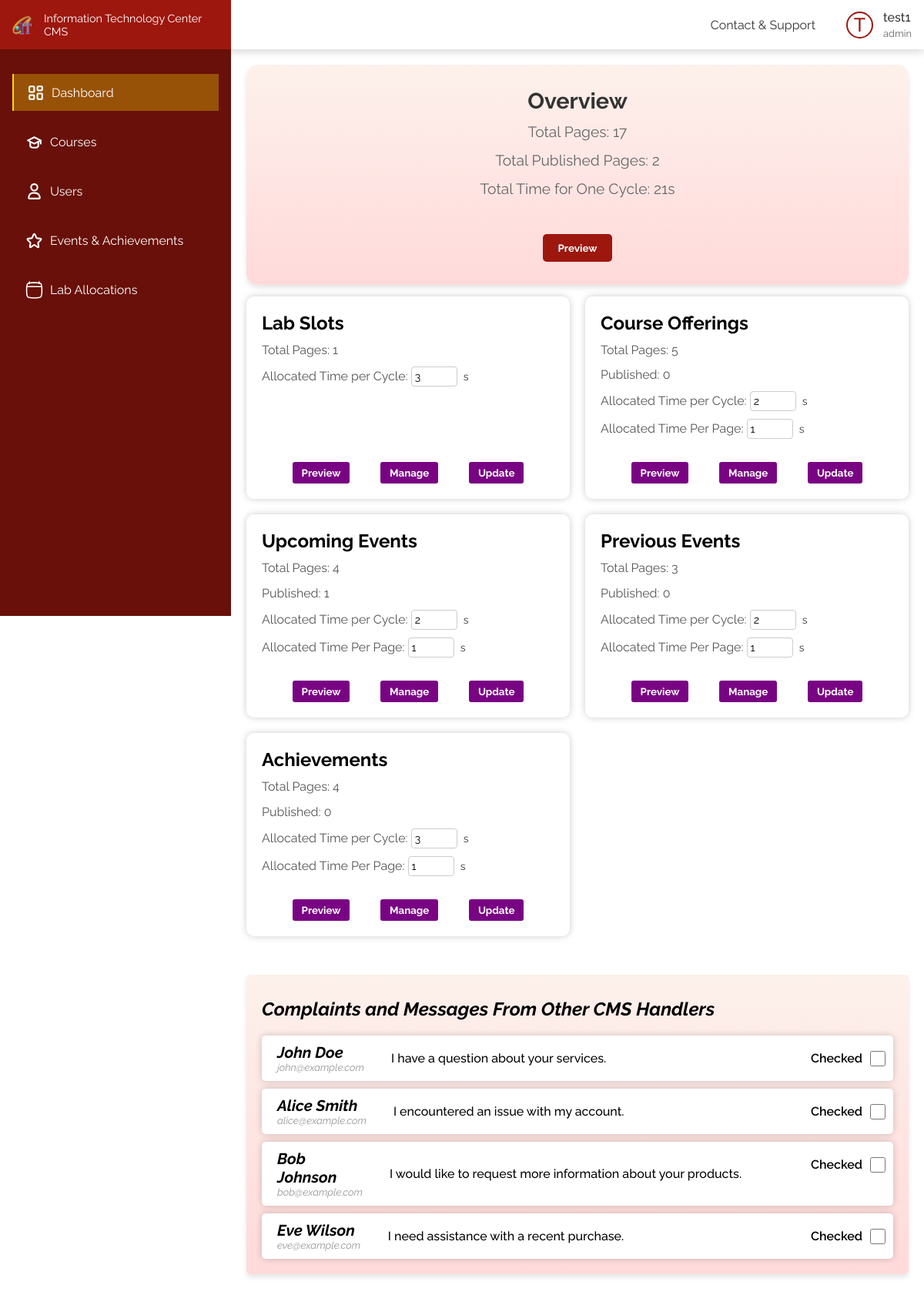
The app's page / (signed in) with its own data.
### tables this page shows
CREATE TABLE IF NOT EXISTS `user` (
  `u_id` int(10) UNSIGNED NOT NULL AUTO_INCREMENT,
  `user_name` varchar(50) NOT NULL,
  `email` varchar(100) NOT NULL,
  `password` varchar(255) NOT NULL,
  `contact` varchar(20) NOT NULL,
  `clearense` varchar(20) NOT NULL,
  PRIMARY KEY (`u_id`)
);

CREATE TABLE IF NOT EXISTS `contactsupport` (
  `id` int(10) UNSIGNED NOT NULL AUTO_INCREMENT,
  `name` varchar(100) DEFAULT NULL,
  `email` varchar(100) DEFAULT NULL,
  `message` text DEFAULT NULL,
  PRIMARY KEY (`id`)
);

### config.php (called while the page is built, shortened)
<?php
$clearenceStatus = [
    'super_admin' => 2,
    'admin' => 1,
    'course_c' => 0
];

### backend/functions/upcomingevents.php (called while the page is built, shortened)
<?php
include_once $_SERVER['DOCUMENT_ROOT'] . "/config.php";
function getUpcomingEvents()
{
    global $conn;
    $sql = "SELECT * FROM upcoming_event";
    $res = mysqli_query($conn, $sql);
    $result = array();
    if (mysqli_num_rows($res) > 0) {
        while ($row = mysqli_fetch_assoc($res)) {
            $result[] = $row;
        }
    } else {
        $result = array('error' => mysqli_error($conn));
    }
    return $result;
}
function getUpcomingEventsDisplay()
{
    global $conn;
    $formattedToday = date("Y:m:d");
    $sql = "SELECT * FROM upcoming_event WHERE published = 1 AND ? >= display_from AND ? <= display_to";
    $stmt = mysqli_prepare($conn, $sql);
    mysqli_stmt_bind_param($stmt, "ss", $formattedToday, $formattedToday);
    $result = array();
    if (mysqli_stmt_execute($stmt)) {
        $res = mysqli_stmt_get_result($stmt);
        while ($row = mysqli_fetch_assoc($res)) {
            $result[] = $row;
        }
    } else {
        $result = array('error' => mysqli_error($conn));
    }
    return $result;
}

### backend/functions/dashboard.php (called while the page is built, shortened)
<?php
include_once $_SERVER['DOCUMENT_ROOT'] . "/config.php";
include_once $_SERVER['DOCUMENT_ROOT'] . "/backend/functions/previousevents.php";
include_once $_SERVER['DOCUMENT_ROOT'] . "/backend/functions/upcomingevents.php";
include_once $_SERVER['DOCUMENT_ROOT'] . "/backend/functions/course.php";
include_once $_SERVER['DOCUMENT_ROOT'] . "/backend/functions/achivements.php";
function getTimes()
{
    global $conn;
    $dashboardData = array();
    $result = $conn->query("SELECT * FROM `dashboard`");
    while ($row = $result->fetch_assoc()) {
        $dashboardData[$row['feature']] = $row;
    }
    return $dashboardData;
}
function getDashboardData()
{
    $upcomingRows = sizeof(getUpcomingEvents());
    $previousRows = sizeof(getPreviousEvents());
    $achivementRows = sizeof(getAchivements());
    $courseRows = sizeof(getCourses());
    $upcomingPRows = sizeof(getUpcomingEventsDisplay());
    $previousPRows = sizeof(getPreviousEventsDisplay());
    $achivementPRows = sizeof(getAchivementDisplay());
    $coursePRows = sizeof(getCoursesDisplay());
    $result = getTimes();
    $totalPages = 1 + $upcomingRows + $previousRows + $achivementRows + $courseRows;
    $totalPagesP = 1 + $upcomingPRows + $previousPRows + $achivementPRows + $coursePRows;
    $totalTime = 0;
    $pages = array(
        'Lab Slots' => 1,
        'Course Offerings' => $courseRows,
        'Upcoming Events' => $upcomingRows,
        'Previous Events' => $previousRows,
        'Achievements' => $achivementRows,
    );
    $pagesP = array(
        'Lab Slots' => 1,
        'Course Offerings' => $coursePRows,
        'Upcoming Events' => $upcomingPRows,
        'Previous Events' => $previousPRows,
        'Achievements' => $achivementPRows,
    );
    foreach ($result as $key => $time) {
        if ($time['feature'] == 'Lab Slots') {
            $totalTime += (4 * $time['time']);
        } else {
            $totalTime += $time['time'];
        }
    }
    $data = array(
        'total' => array(
            'time' => $totalTime,
            'pages' => $totalPages,
            'pagesP' => $totalPagesP
        )
    );
    foreach ($result as $key => $feature) {
        $data['features'][$feature['feature']] = array(
            'time' => $feature['time'],
            'time_slide' => $feature['time_slide'],
            'pages' => $pages[$feature['feature']],
            'pagesP' => $pagesP[$feature['feature']]
        );
    }
    return $data;
}

### backend/functions/previousevents.php (called while the page is built, shortened)
<?php
include_once $_SERVER['DOCUMENT_ROOT'] . "/config.php";
function getPreviousEvents()
{
    global $conn;
    $sql = "SELECT * FROM previous_event";
    $res = mysqli_query($conn, $sql);
    $result = array();
    if (mysqli_num_rows($res) > 0) {
        while ($row = mysqli_fetch_assoc($res)) {
            $result[] = $row;
        }
    } else {
        $result = array('error' => mysqli_error($conn));
    }
    return $result;
}
function getPreviousEventsDisplay()
{
    global $conn;
    $formattedToday = date("Y:m:d");
    $sql = "SELECT * FROM previous_event WHERE published = 1 AND ? >= display_from AND ? <= display_to";
    $stmt = mysqli_prepare($conn, $sql);
    mysqli_stmt_bind_param($stmt, "ss", $formattedToday, $formattedToday);
    $result = array();
    if (mysqli_stmt_execute($stmt)) {
        $res = mysqli_stmt_get_result($stmt);
    } else {
        $result = array('error' => mysqli_error($conn));
    }
    return $result;
}

### backend/functions/achivements.php (called while the page is built, shortened)
<?php
include_once $_SERVER['DOCUMENT_ROOT'] . "/config.php";
function getAchivements()
{
    global $conn;
    $sql = "SELECT * FROM achievement";
    $res = mysqli_query($conn, $sql);
    $result = array();
    if (mysqli_num_rows($res) > 0) {
        while ($row = mysqli_fetch_assoc($res)) {
            $result[] = $row;
        }
    } else {
        $result = array('error' => mysqli_error($conn));
    }
    return $result;
}
function getAchivementDisplay()
{
    global $conn;
    $sql = "SELECT * FROM achievement WHERE published = 1";
    $stmt = mysqli_prepare($conn, $sql);
    $result = array();
    if (mysqli_stmt_execute($stmt)) {
        $res = mysqli_stmt_get_result($stmt);
    } else {
        $result = array('error' => mysqli_error($conn));
    }
    return $result;
}

### backend/functions/course.php (called while the page is built, shortened)
<?php
include_once $_SERVER['DOCUMENT_ROOT'] .  "/config.php";
function getCourses()
{
    global $conn;
    $result = $conn->query("SELECT * FROM course");
    $courses = [];
    while ($row = $result->fetch_assoc()) {
        $courses[] = $row;
    }
    return $courses;
}

### index.php (the view, shortened to what this page needs)
<?php
include_once($_SERVER['DOCUMENT_ROOT'] . "/config.php");
include_once($_SERVER['DOCUMENT_ROOT'] . "/includes/header.php");
include_once $_SERVER['DOCUMENT_ROOT'] . "/backend/functions/dashboard.php";
$data = getDashboardData();
?>
<!DOCTYPE html>
<html lang="en">
<head>
    <link rel="stylesheet" href="/css/dashboard.css">
</head>
<body>
    <div class="flex-box">
        <div class="left">
            <?php
            include_once(APP_ROOT . "/includes/sidebar.php");
            ?>
        </div>
        <div class="right">
            <?php
            include_once(APP_ROOT . "/includes/header.php");
            ?>
            <?php
            if ($clearenceStatus[$_SESSION['clearense']] > 0) {
            ?>
                <div class="dashboard-content">
                    <div class="widget elegant-widget" id="overview-widget">
                        <h2 class="widget-title">Overview</h2>
                        <p class="widget-info" id="total-pages">Total Pages:
                            <?= $data['total']['pages'] ?>
                        </p>
                        <p class="widget-info" id="total-published-pages">Total Published Pages:
                            <?= $data['total']['pagesP'] ?>
                        </p>
                        <p class="widget-info" id="total-time-for-cycle">Total Time for One Cycle:
                            <?= $data['total']['time'] ?>s
                        </p>
                        <div class="widget-buttons">
                            <a href="/pages/preview"><button class="preview-button">Preview</button></a>
                        </div>
                    </div>
                    <div class="dashboard-widgets">
                        <?php
                        foreach ($data['features'] as $key => $feature) {
                        ?>
                            <div class="widget">
                                <h2 class="widget-title">
                                    <?= $key ?>
                                </h2>
                                <p class="widget-info">Total Pages:
                                    <?= $feature['pages'] ?>
                                </p>
                                <?php if ($key != 'Lab Slots') { ?>
                                    <p class="widget-info">Published:
                                        <?= $feature['pagesP'] ?>
                                    </p>
                                <?php } ?>
                                <form method="POST" action="/backend/api/dashboard/update.php">
                                    <p class="widget-info">
                                        Allocated Time per Cycle:
                                        <input type="number" name="time" value="<?= $feature['time'] ?>" class="allocated-time-input">
                                        <span class="time-unit">s</span>
                                    </p>
                                    <?php if ($key != 'Lab Slots') { ?>
                                        <p class="widget-info">
                                            Allocated Time Per Page:
                                            <input type="number" name="time_slide" min="1" value="<?= $feature['time_slide'] ?>" class="allocated-time-input">
                                            <span class="time-unit">s</span>
                                        </p>
                                    <?php } ?>
                                    <div class="widget-buttons">
                                        <button class="preview-button">Preview</button>
                                        <button class="manage-button">Manage</button>
                                        <button type="submit" class="update-button">Update</button>
                                    </div>
                                </form>
                            </div>
                        <?php
                        }
                        ?>
                    </div>
                </div>
                <div class="contact-support">
                    <?php
                    $query = "SELECT * FROM `contactsupport`";
                    $result = mysqli_query($conn, $query);
                    if ($result) {
                        echo '<div class="custom-large-card">';
                        echo "<h2><i>Complaints and Messages From Other CMS Handlers</i></h2>";
                        while ($row = mysqli_fetch_assoc($result)) {
                            echo '<div class="custom-card">';
                            echo '<div class="name-email">';
                            echo '<h3>' . $row['name'] . '</h3>';
                            echo '<h5>' . $row['email'] . '</h5>';
                            echo '</div>';
                            echo '<p>' . $row['message'] . '</p>';
                            echo '<div class="checkbox">';
                            echo '<label for="checked">Checked</label>';
                            echo '<input type="checkbox" id="checked" name="checked">';
                            echo '</div>';
                            echo '</div>';
                        }
                        echo '</div>';
                    } else {
                        echo "Error: " . mysqli_error($conn);
                    }
                    ?>
                </div>
            <?php } ?>
        </div>
</body>
</html>

### includes/header.php (shortened to what this page needs)
<?php
include $_SERVER['DOCUMENT_ROOT'] . "/includes/header_core.php";
if (isset($_SESSION['user_id'])) {
  $user_id = $_SESSION['user_id'];
  $sql = "SELECT user_name, clearense FROM user WHERE u_id = ?";
  $stmt = $conn->prepare($sql);
  $stmt->bind_param("i", $user_id);
  $stmt->execute();
  $result = $stmt->get_result();
  if ($row = $result->fetch_assoc()) {
    $username = $row['user_name'];
    $role = $row['clearense'];
  }
}
?>
<!DOCTYPE html>
<html lang="en">
<head>
  <link rel="stylesheet" href="/css/header.css">
</head>
<body>
  <header>
    <div class="menu">
      <ul>
        <li><a href="/pages/contactNsupport.php">Contact & Support</a></li>
      </ul>
    </div>
    <div class="profile">
      <div class="img"><?php echo isset($username) ? strtoupper(substr($username, 0, 1)) : 'G'; ?></div>
      <h5><?php echo isset($username) ? $username : 'Guest'; ?></h5>
      <p><?php echo isset($role) ? $role : 'Guest'; ?></p>
    </div>
  </header>
</body>
</html>

### css/styles.css (style rules this page uses)
* { margin: 0; padding: 0; box-sizing: border-box; font-family: "Raleway", sans-serif; }
:root { --color-1: #9d170e; --color-2: #f9db08; --color-3: #305fa6; --color-4: #00b007; --color-5: #790483; --color-text-1: #333; --color-text-2: #666; --color-shade-1: #681009; }
a { text-decoration: none; }
.flex-box { display: flex; }
.left { width: 300px; }
.right { width: calc(100% - 300px); padding-top: 4rem; }

### css/header.css (style rules this page uses)
header { color: var(--color-text-1); box-shadow: 0 4px 10px rgba(0, 0, 0, 0.146); position: fixed; left: 0; top: 0; z-index: 10; background-color: white; display: flex; align-items: center; height: 4rem; gap: 0.5rem; width: 100%; padding: 0 1rem; }
.menu { display: flex; align-items: center; margin-left: auto; }
.menu ul { list-style: none; display: flex; gap: 1.2rem; }
.menu ul li { cursor: pointer; position: relative; font-weight: 400; font-size: 1rem; }
.menu ul li a { color: var(--color-text-1); }
.menu ul li:before { content: ""; position: absolute; bottom: -4px; left: 0; width: 0; height: 2px; background-color: transparent; transition: width 0.3s ease-in-out, background-color 0.3s ease-in-out; }
.profile { margin-left: 2rem; display: grid; grid-template-columns: 40px auto; gap: 0.25rem 0.5rem; align-items: center; cursor: pointer; }
.profile h5 { font-weight: 500; font-size: 1rem; }
.profile p { grid-column: 2; font-size: 0.8rem; color: var(--color-text-2); }
.profile .img { display: flex; font-size: 25px; align-items: center; justify-content: center; font-weight: 500; height: 35px; width: 35px; border-radius: 50%; grid-row: 1/3; border: 2px solid var(--color-1); color: var(--color-1); }

### records on screen
user: user_name "T", user_name "test1", clearense "admin"
contactsupport: name "John Doe", email "john@example.com", message "I have a question about your services."
contactsupport: name "Alice Smith", email "alice@example.com", message "I encountered an issue with my account."
contactsupport: name "Bob Johnson", email "bob@example.com", message "I would like to request more information about your products."
contactsupport: name "Eve Wilson", email "eve@example.com", message "I need assistance with a recent purchase."

### other values on screen
$data['total']['pages'] "17"
$data['total']['pagesP'] "2"
$data['total']['time'] "21"
$key "Lab Slots"
$feature['pages'] "1"
$key "Course Offerings"
$feature['pages'] "5"
$feature['pagesP'] "0"
$key "Upcoming Events"
$feature['pages'] "4"
$feature['pagesP'] "1"
$key "Previous Events"
$feature['pages'] "3"
$key "Achievements"
